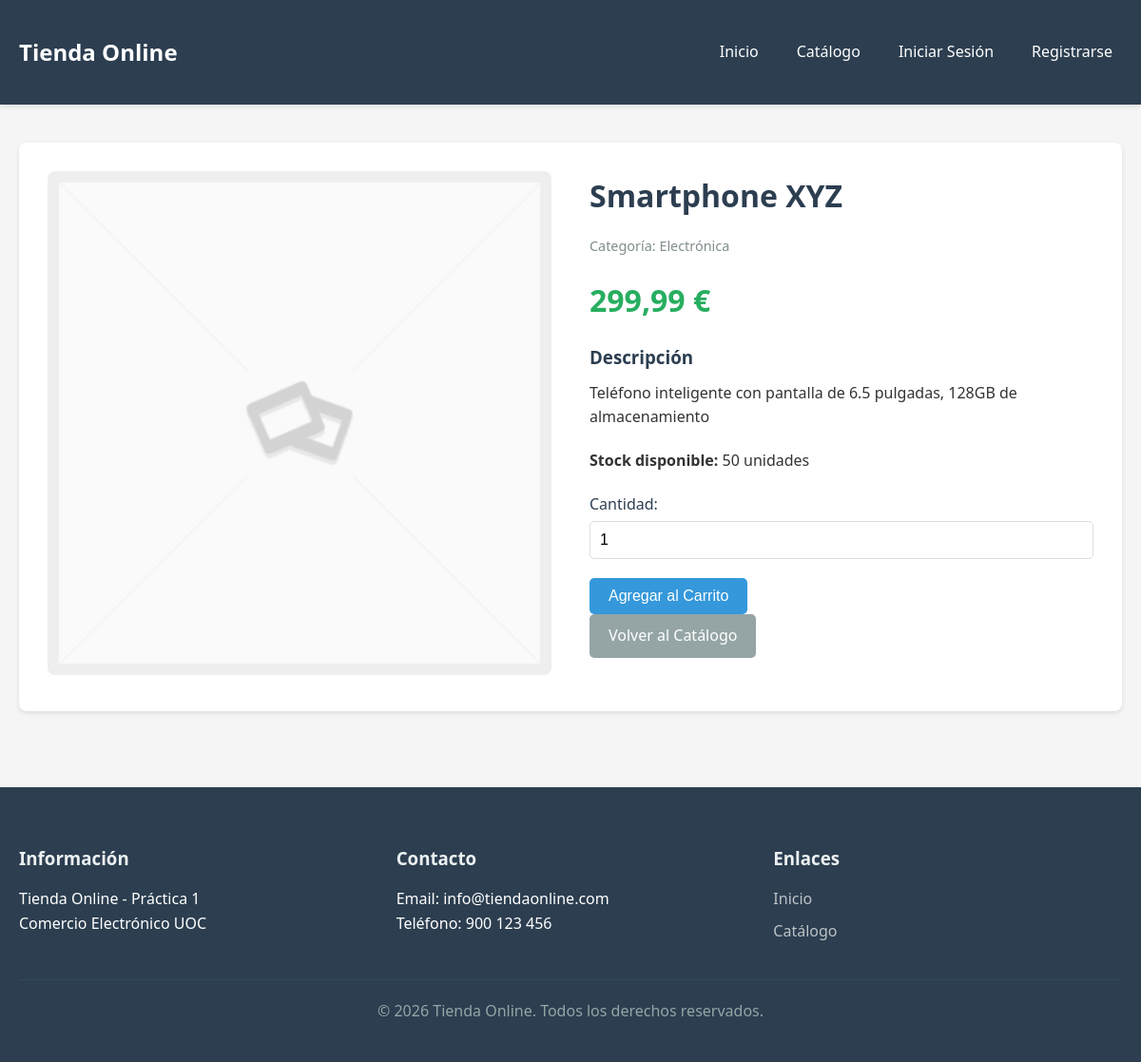
The page /producto.php?id=1 on the database its author committed.
### tables this page shows
CREATE TABLE IF NOT EXISTS productos (
    id INT AUTO_INCREMENT PRIMARY KEY,
    nombre VARCHAR(200) NOT NULL,
    descripcion TEXT,
    precio DECIMAL(10, 2) NOT NULL,
    stock INT DEFAULT 0,
    imagen VARCHAR(255),
    categoria_id INT,
    activo TINYINT(1) DEFAULT 1,
    fecha_creacion DATETIME DEFAULT CURRENT_TIMESTAMP,
    FOREIGN KEY (categoria_id) REFERENCES categorias(id) ON DELETE SET NULL,
    INDEX idx_categoria (categoria_id),
    INDEX idx_activo (activo)
);

CREATE TABLE IF NOT EXISTS categorias (
    id INT AUTO_INCREMENT PRIMARY KEY,
    nombre VARCHAR(100) NOT NULL,
    descripcion TEXT,
    activa TINYINT(1) DEFAULT 1
);

### funciones/dao-productos.php (called while the page is built, shortened)
<?php
require_once __DIR__ . '/funciones.php';
function obtenerProductoPorId($id) {
    $conexion = conectarDB();
    $id = (int)$id;
    $sql = "SELECT p.*, c.nombre as categoria_nombre
            FROM productos p
            LEFT JOIN categorias c ON p.categoria_id = c.id
            WHERE p.id = $id AND p.activo = 1";
    $resultado = $conexion->query($sql);
    $producto = null;
    if ($resultado && $resultado->num_rows > 0) {
        $producto = $resultado->fetch_assoc();
    }
    return $producto;
}
?>

### funciones/funciones.php (called while the page is built, shortened)
<?php
function formatearPrecio($precio) {
    return number_format($precio, 2, ',', '.') . ' €';
}
?>

### producto.php (the view, shortened to what this page needs)
<?php
require_once __DIR__ . '/funciones/dao-productos.php';
$producto_id = isset($_GET['id']) ? (int)$_GET['id'] : 0;
$producto = obtenerProductoPorId($producto_id);
include __DIR__ . '/includes/header.php';
?>
<div class="container">
    <div class="producto-detalle">
        <div class="producto-imagen-grande">
            <?php if ($producto['imagen']): ?>
                <img src="imagenes/<?php echo htmlspecialchars($producto['imagen']); ?>"
                     alt="<?php echo htmlspecialchars($producto['nombre']); ?>"
                     onerror="this.src='imagenes/placeholder.jpg'">
            <?php else: ?>
                <img src="imagenes/placeholder.jpg"
                     alt="<?php echo htmlspecialchars($producto['nombre']); ?>">
            <?php endif; ?>
        </div>
        <div class="producto-info-detalle">
            <h1><?php echo htmlspecialchars($producto['nombre']); ?></h1>
            <p class="producto-categoria">Categoría: <?php echo htmlspecialchars($producto['categoria_nombre'] ?? 'Sin categoría'); ?></p>
            <p class="producto-precio-grande"><?php echo formatearPrecio($producto['precio']); ?></p>
            <?php if ($producto['descripcion']): ?>
                <div class="producto-descripcion">
                    <h3>Descripción</h3>
                    <p><?php echo nl2br(htmlspecialchars($producto['descripcion'])); ?></p>
                </div>
            <?php endif; ?>
            <div class="producto-stock-info">
                <p><strong>Stock disponible:</strong> <?php echo $producto['stock']; ?> unidades</p>
            </div>
            <?php if ($producto['stock'] > 0): ?>
                <form method="POST" class="form-agregar-carrito">
                    <div class="form-group">
                        <label for="cantidad">Cantidad:</label>
                        <input type="number" id="cantidad" name="cantidad" value="1" min="1" max="<?php echo $producto['stock']; ?>" required>
                    </div>
                    <button type="submit" name="agregar_carrito" class="btn btn-primary">Agregar al Carrito</button>
                </form>
            <?php else: ?>
                <p class="sin-stock">Producto sin stock</p>
            <?php endif; ?>
            <a href="catalogo.php" class="btn btn-secondary">Volver al Catálogo</a>
        </div>
    </div>
</div>
<?php include __DIR__ . '/includes/footer.php'; ?>

### css/estilos.css (style rules this page uses)
* { margin: 0; padding: 0; box-sizing: border-box; }
body { font-family: 'Segoe UI', Tahoma, Geneva, Verdana, sans-serif; line-height: 1.6; color: #333; background-color: #f5f5f5; }
.container { max-width: 1200px; margin: 0 auto; padding: 20px; }
.btn { display: inline-block; padding: 10px 20px; text-decoration: none; border: none; border-radius: 5px; cursor: pointer; font-size: 1rem; transition: all 0.3s; }
.btn-primary { background-color: #3498db; color: white; }
.btn-secondary { background-color: #95a5a6; color: white; }
.producto-categoria { color: #7f8c8d; font-size: 0.9rem; margin-bottom: 5px; }
.producto-detalle { display: grid; grid-template-columns: 1fr 1fr; gap: 40px; background: white; padding: 30px; border-radius: 8px; box-shadow: 0 2px 5px rgba(0,0,0,0.1); }
.producto-imagen-grande img { width: 100%; border-radius: 8px; }
.producto-info-detalle h1 { color: #2c3e50; margin-bottom: 15px; }
.producto-precio-grande { font-size: 2rem; font-weight: bold; color: #27ae60; margin: 20px 0; }
.producto-descripcion { margin: 20px 0; }
.producto-descripcion h3 { margin-bottom: 10px; color: #2c3e50; }
.form-group { margin-bottom: 20px; }
.form-group label { display: block; margin-bottom: 5px; color: #2c3e50; font-weight: 500; }
.form-group input, .form-group textarea, .form-group select { width: 100%; padding: 10px; border: 1px solid #ddd; border-radius: 5px; font-size: 1rem; }
.form-agregar-carrito { margin-top: 20px; }

### rows shown on the page
productos: nombre "Smartphone XYZ", categoria.nombre "Electrónica", precio "299,99 €", descripcion "Teléfono inteligente con pantalla de 6.5 pulgadas, 128GB de almacenamiento", stock "50"

### other values the page prints
APP_NAME "Tienda Online"
